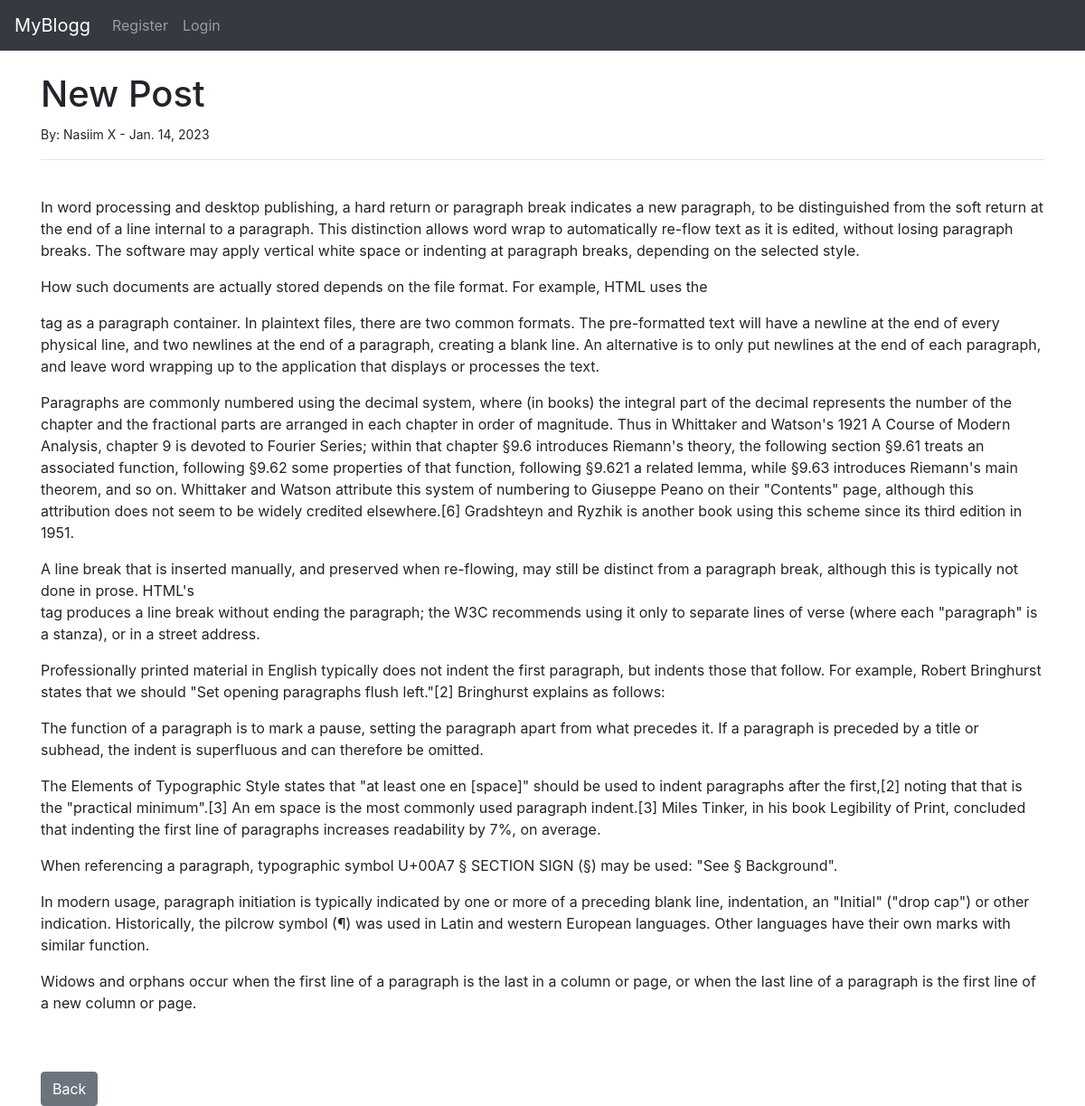
/article/7, run on the app's committed database.
### theblog/models.py (models this page shows, shortened)
class Post(models.Model):
    title = models.CharField(max_length=255)
    title_tag = models.CharField(max_length=255)
    author = models.ForeignKey(User, on_delete=models.CASCADE)
    body  = models.TextField()
    post_date = models.DateField(auto_now_add=True)

### theblog/views.py (the view)
# urls.py: path('article/<int:pk>', ArticleDetailView.as_view(), name="article-detail"),
class ArticleDetailView(DetailView):
    model = Post
    template_name = 'article_details.html'

### theblog/templates/article_details.html (shortened to what this page needs)
{% extends 'base.html' %}
{% block content %}
<h1>{{ post.title }}</h1>
<small>By: {{ post.author.first_name }} {{ post.author.last_name}} -
    {{ post.post_date}}
</small></br>
<hr>
{{ post.body|safe }}
<br/><br/>
<a href="{% url 'home' %}" class="btn btn-secondary">Back</a>
{% endblock %}

### data on the page
Post: title "New Post", author.first_name "Nasiim", author.last_name "X", post_date "Jan. 14, 2023", body "In word processing and desktop publishing, a hard return or paragraph break indicates a new paragraph, to be distinguished from the soft return at the end of a line internal to a paragraph. This distinction allows word wrap to automatically re-flow text as it is edited, without losing paragraph breaks. The software may apply vertical white space or indenting at paragraph breaks, depending on the selected style. How such documents are actually stored depends on the file format. For example, HTML uses the tag as a paragraph container. In plaintext files, there are two common formats. The pre-formatted text will have a newline at the end of every physical line, and two newlines at the end of a…"
